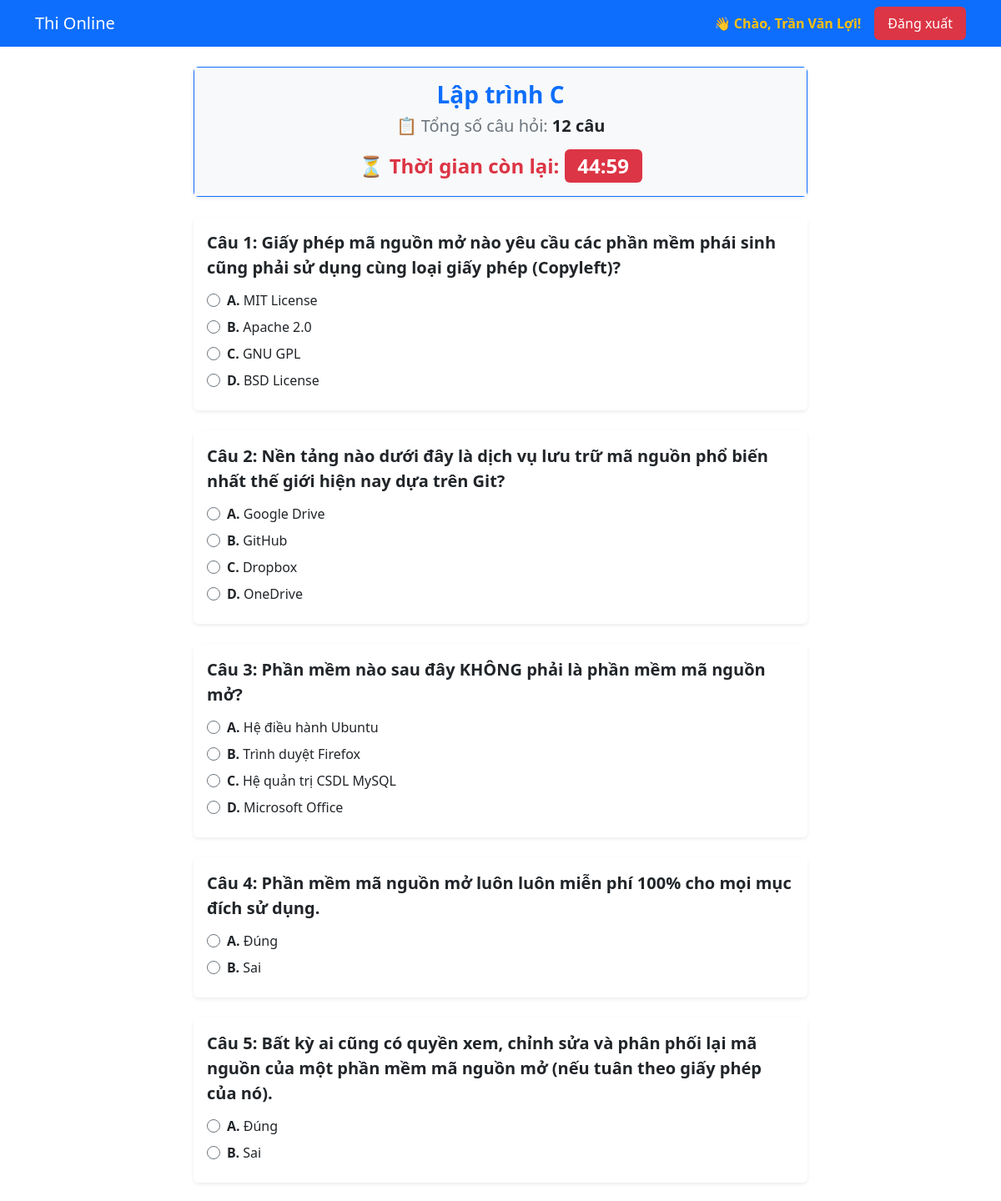
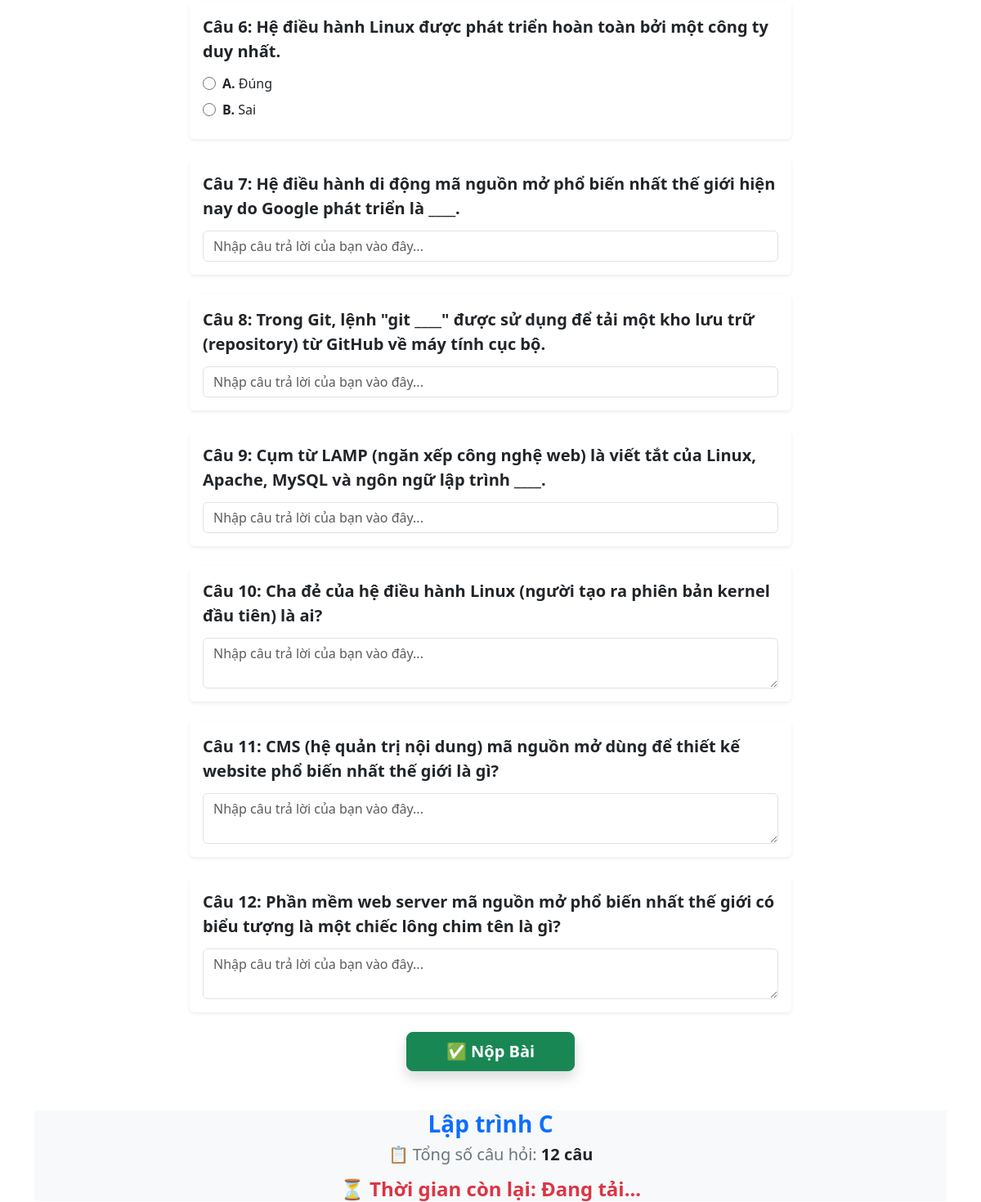
Screenshot of /index.php?page=take_exam&id=6 (signed in) with the database file from the repository (2 pictures, top to bottom).
### tables this page shows
CREATE TABLE `exams` (
  `id` int(11) NOT NULL,
  `title` varchar(255) NOT NULL,
  `duration` int(11) NOT NULL COMMENT 'Thời gian làm bài (phút)',
  `created_at` timestamp NOT NULL DEFAULT current_timestamp(),
  `max_attempts` int(11) DEFAULT 1 COMMENT 'Số lần làm bài tối đa',
  `start_time` datetime DEFAULT NULL COMMENT 'Thời gian mở đề',
  `end_time` datetime DEFAULT NULL COMMENT 'Thời gian đóng đề'
);

CREATE TABLE `questions` (
  `id` int(11) NOT NULL,
  `exam_id` int(11) NOT NULL,
  `question_type` varchar(50) NOT NULL,
  `question_text` text NOT NULL,
  `option_a` varchar(255) DEFAULT NULL,
  `option_b` varchar(255) DEFAULT NULL,
  `option_c` varchar(255) DEFAULT NULL,
  `option_d` varchar(255) DEFAULT NULL,
  `correct_answer` varchar(255) NOT NULL
);

### views/student/take_exam.php (the view, shortened to what this page needs)
<?php
$exam_id = isset($_GET['id']) ? (int)$_GET['id'] : 0;
$stmt = $conn->prepare("SELECT * FROM exams WHERE id = :id");
$stmt->execute(['id' => $exam_id]);
$exam = $stmt->fetch();
$stmt = $conn->prepare("SELECT * FROM questions WHERE exam_id = :exam_id ORDER BY id ASC");
$stmt->execute(['exam_id' => $exam_id]);
$questions = $stmt->fetchAll();
?>
<div class="row mt-4">
    <div class="col-md-8 offset-md-2">
        <div class="card shadow-sm border-primary mb-4 sticky-top" style="top: 10px; z-index: 1000;">
            <div class="card-body text-center bg-light">
                <h3 class="text-primary fw-bold"><?php echo htmlspecialchars($exam['title']); ?></h3>
                <h5 class="text-secondary mb-3">📋 Tổng số câu hỏi: <span class="text-dark fw-bold"><?php echo count($questions); ?> câu</span></h5>
                <h4 class="text-danger fw-bold mb-0">
                    ⏳ Thời gian còn lại: <span id="timer" class="badge bg-danger fs-4 text-white">Đang tải...</span>
                </h4>
            </div>
        </div>
        <form action="index.php?page=submit_exam" method="POST" id="examForm">
            <?php
            $count = 1;
            foreach ($questions as $q):
            ?>
            <div class="card mb-4 shadow-sm border-0 bg-white">
                <div class="card-header bg-white border-bottom-0 fw-bold fs-5 pt-3">
                    Câu <?php echo $count++; ?>: <span class="text-dark"><?php echo htmlspecialchars($q['question_text']); ?></span>
                </div>
                <div class="card-body pt-1">
                    <?php if ($q['question_type'] == 'trac_nghiem' || $q['question_type'] == 'dung_sai'): ?>
                        <?php if(!empty($q['option_a'])): ?>
                        <div class="form-check mb-2">
                            <input class="form-check-input border-secondary" type="radio" name="answers[<?php echo $q['id']; ?>]" value="A" id="q<?php echo $q['id']; ?>_A">
                            <label class="form-check-label" style="cursor: pointer;" for="q<?php echo $q['id']; ?>_A"><strong>A.</strong> <?php echo htmlspecialchars($q['option_a']); ?></label>
                        </div>
                        <?php endif; ?>
                        <?php if(!empty($q['option_b'])): ?>
                        <div class="form-check mb-2">
                            <input class="form-check-input border-secondary" type="radio" name="answers[<?php echo $q['id']; ?>]" value="B" id="q<?php echo $q['id']; ?>_B">
                            <label class="form-check-label" style="cursor: pointer;" for="q<?php echo $q['id']; ?>_B"><strong>B.</strong> <?php echo htmlspecialchars($q['option_b']); ?></label>
                        </div>
                        <?php endif; ?>
                        <?php if(!empty($q['option_c'])): ?>
                        <div class="form-check mb-2">
                            <input class="form-check-input border-secondary" type="radio" name="answers[<?php echo $q['id']; ?>]" value="C" id="q<?php echo $q['id']; ?>_C">
                            <label class="form-check-label" style="cursor: pointer;" for="q<?php echo $q['id']; ?>_C"><strong>C.</strong> <?php echo htmlspecialchars($q['option_c']); ?></label>
                        </div>
                        <?php endif; ?>
                        <?php if(!empty($q['option_d'])): ?>
                        <div class="form-check mb-2">
                            <input class="form-check-input border-secondary" type="radio" name="answers[<?php echo $q['id']; ?>]" value="D" id="q<?php echo $q['id']; ?>_D">
                            <label class="form-check-label" style="cursor: pointer;" for="q<?php echo $q['id']; ?>_D"><strong>D.</strong> <?php echo htmlspecialchars($q['option_d']); ?></label>
                        </div>
                        <?php endif; ?>
                    <?php elseif ($q['question_type'] == 'dien_khuyet'): ?>
                        <input type="text" name="answers[<?php echo $q['id']; ?>]" class="form-control" placeholder="Nhập câu trả lời của bạn vào đây...">
                    <?php elseif ($q['question_type'] == 'noi_tu'): ?>
                        <textarea name="answers[<?php echo $q['id']; ?>]" class="form-control" rows="2" placeholder="Nhập câu trả lời của bạn vào đây..."></textarea>
                    <?php endif; ?>
                </div>
            </div>
            <?php endforeach; ?>
            <div class="text-center mb-5">
                <button type="submit" class="btn btn-success btn-lg fw-bold px-5 shadow" onclick="return confirm('Bạn có chắc chắn muốn nộp bài không?');">✅ Nộp Bài</button>
            </div>
        </form>
    </div>
</div>
<div class="card-body text-center bg-light">
    <h3 class="text-primary fw-bold"><?php echo htmlspecialchars($exam['title']); ?></h3>
    <h5 class="text-secondary mb-3">📋 Tổng số câu hỏi: <span class="text-dark fw-bold"><?php echo count($questions); ?> câu</span></h5>
    <h4 class="text-danger fw-bold mb-0">
        ⏳ Thời gian còn lại: <span id=\"timer\" class=\"badge bg-danger fs-4 text-white\">Đang tải...</span>
    </h4>
</div>

### rows the page displays
exams: title "Lập trình C"
questions: question_text "Giấy phép mã nguồn mở nào yêu cầu các phần mềm phái sinh cũng phải sử dụng cùng loại giấy phép (Copyleft)?", option_a "MIT License", option_b "Apache 2.0", option_c "GNU GPL", option_d "BSD License"
questions: question_text "Nền tảng nào dưới đây là dịch vụ lưu trữ mã nguồn phổ biến nhất thế giới hiện nay dựa trên Git?", option_a "Google Drive", option_b "GitHub", option_c "Dropbox", option_d "OneDrive"
questions: question_text "Phần mềm nào sau đây KHÔNG phải là phần mềm mã nguồn mở?", option_a "Hệ điều hành Ubuntu", option_b "Trình duyệt Firefox", option_c "Hệ quản trị CSDL MySQL", option_d "Microsoft Office"
questions: question_text "Phần mềm mã nguồn mở luôn luôn miễn phí 100% cho mọi mục đích sử dụng.", option_a "Đúng", option_b "Sai"
questions: question_text "Bất kỳ ai cũng có quyền xem, chỉnh sửa và phân phối lại mã nguồn của một phần mềm mã nguồn mở (nếu tuân theo giấy phép của nó).", option_a "Đúng", option_b "Sai"
questions: question_text "Hệ điều hành Linux được phát triển hoàn toàn bởi một công ty duy nhất.", option_a "Đúng", option_b "Sai"
questions: question_text "Hệ điều hành di động mã nguồn mở phổ biến nhất thế giới hiện nay do Google phát triển là ____."
questions: question_text "Trong Git, lệnh \"git ____\" được sử dụng để tải một kho lưu trữ (repository) từ GitHub về máy tính cục bộ."
questions: question_text "Cụm từ LAMP (ngăn xếp công nghệ web) là viết tắt của Linux, Apache, MySQL và ngôn ngữ lập trình ____."
questions: question_text "Cha đẻ của hệ điều hành Linux (người tạo ra phiên bản kernel đầu tiên) là ai?", id "Nhập câu trả lời của bạn vào đây..."
questions: question_text "CMS (hệ quản trị nội dung) mã nguồn mở dùng để thiết kế website phổ biến nhất thế giới là gì?", id "Nhập câu trả lời của bạn vào đây..."
questions: question_text "Phần mềm web server mã nguồn mở phổ biến nhất thế giới có biểu tượng là một chiếc lông chim tên là gì?", id "Nhập câu trả lời của bạn vào đây..."

### other values shown
$_SESSION['fullname'] "Trần Văn Lợi"
count($questions) "12"
